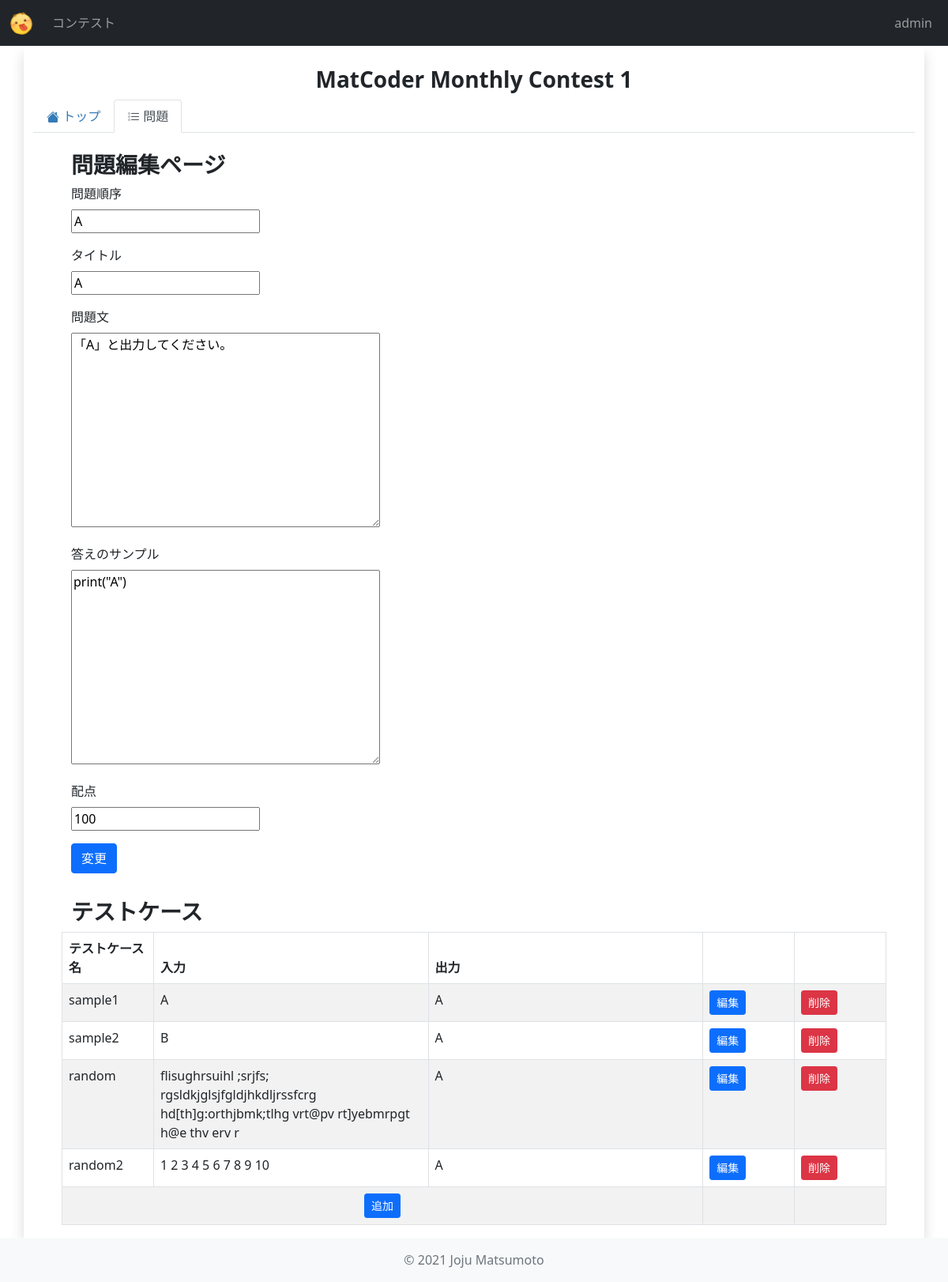
Page /contests/mmc_1/problems/3/edit/ (signed in) on the earlier database version.
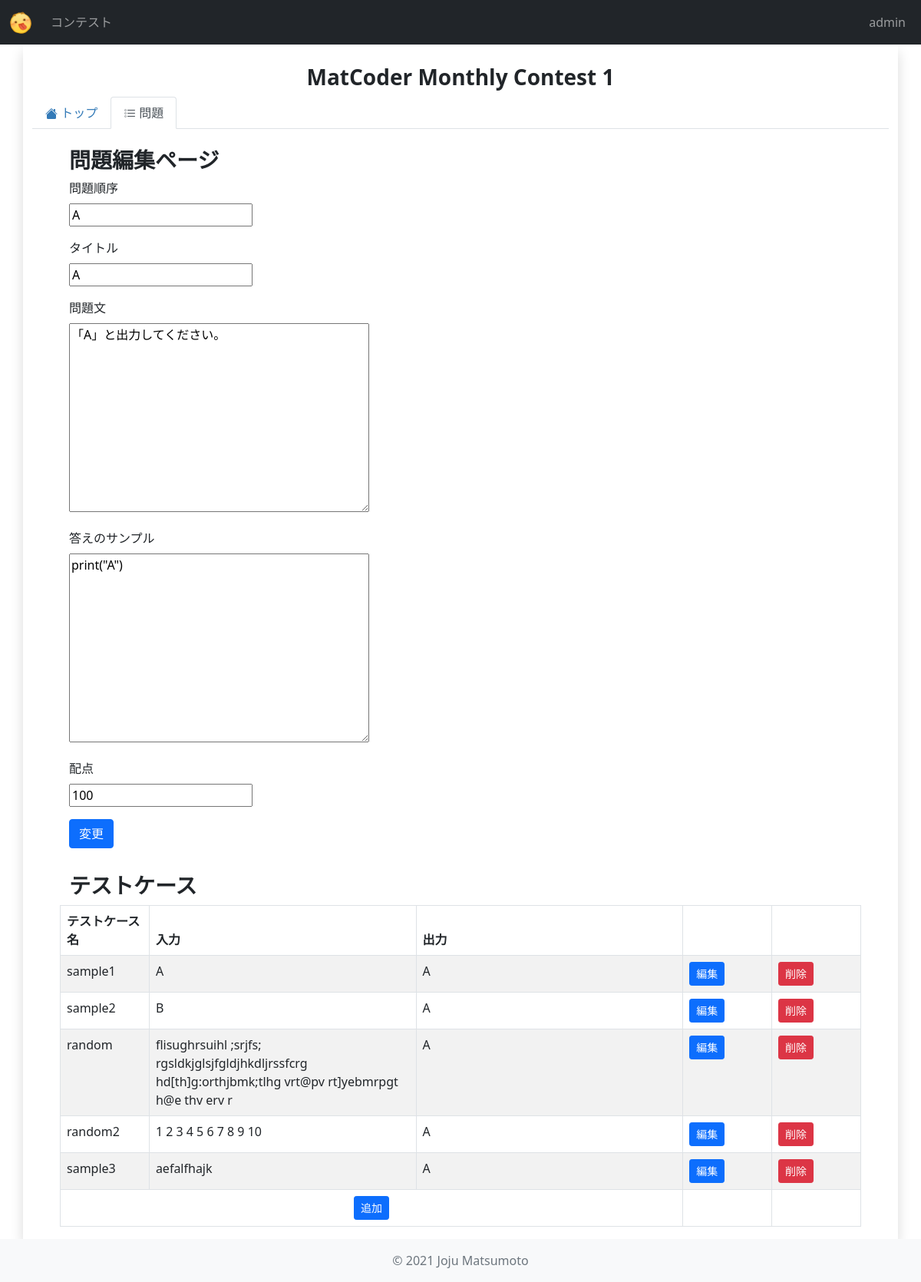
Same page on the later database version.
### contests/models.py (models this page shows, shortened)
class Problem(models.Model):
    order = models.CharField(
        verbose_name="問題番号(アルファベット)",
        max_length=5,
        default="A",
    )
    title = models.CharField(
        verbose_name="タイトル",
        max_length=100,
    )
    question = models.TextField(
        verbose_name="問題",
        max_length=2000,
    )
    answer = models.TextField(
        verbose_name="正解",
        max_length=2000,
    )
    contest = models.ForeignKey(
        Contest,
        verbose_name="コンテスト",
        on_delete=models.CASCADE,
    )
    point = models.IntegerField(
        verbose_name="スコア",
        default=0,
    )

class TestCase(models.Model):
    problem = models.ForeignKey(
        Problem,
        verbose_name="問題",
        on_delete=models.CASCADE,
    )
    title = models.CharField(
        verbose_name="タイトル",
        max_length=20,
    )
    note = models.TextField(
        verbose_name="備考",
        max_length=200,
    )
    test_input = models.TextField(
        verbose_name="入力",
        max_length=2000,
    )
    test_output = models.TextField(
        verbose_name="出力",
        max_length=2000,
    )
    is_sample = models.BooleanField(
        verbose_name="サンプル",
        default=False,
    )

### contests/views.py (the view, shortened to what this page needs)
class ProblemDetailEditView(View):
    def get(self, request, short_name, problem_id, *args, **kwargs):
        contest = get_object_or_404(models.Contest, short_name=short_name)
        problem = get_object_or_404(models.Problem, pk=problem_id)
        form = forms.ProblemEditForm(instance=problem)
        test_cases = models.TestCase.objects.filter(problem=problem)
        context = {
            "contest": contest,
            "problem": problem,
            "form": form,
            "test_cases": test_cases,
        }
        return render(request, "contests/problem_detail_edit.html", context)

### contests/forms.py
class ProblemEditForm(forms.ModelForm):
    class Meta:
        model = models.Problem
        fields = ("order", "title", "question", "answer", "point")
        labels = {
            "order": "問題順序",
            "title": "タイトル",
            "question": "問題文",
            "answer": "答えのサンプル",
            "point": "配点",
        }

### contests/models.py (called while the page is built)
    def author(self):
        try:
            author = Author.objects.get(contest=self)
        except:
            author = Author.objects.create(contest=self)
            author.save()
        return author

### contests/templates/contests/problem_detail_edit.html (shortened to what this page needs)
{% extends 'contests/contest_edit_base.html' %}
{% block contest_tab_problems %}active{% endblock contest_tab_problems %}
{% block contest_content %}
<div class="row ps-5 pe-5">
    <div class="col-sm-12">
        <h3>問題編集ページ</h3>
    </div>
</div>
<form action="" method="post">
    {% for field in form %}
        <div class="row ps-5 pe-5">
            <div class="col-sm-12 form-label">
                {{field.label}}
            </div>
            <div class="col-sm-12 mb-3">
                {{field}}
            </div>
        </div>
    {% endfor %}
    <div class="col-sm-12 mb-3 ms-5">
        <button class="btn btn-primary">変更</button>
    </div>
</form>
<div class="row ps-5 pe-5 pt-3">
    <div class="col-sm-12">
        <h3>テストケース</h3>
    </div>
    <table class="table table-bordered table-striped">
        <thead>
            <tr>
                <th width="10%">テストケース名</th>
                <th width="30%">入力</th>
                <th width="30%">出力</th>
                <th width="10%"></th>
                <th width="10%"></th>
            </tr>
        </thead>
        <tbody>
            {% for test_case in test_cases %}
                <tr>
                    <td>{{test_case.title}}</td>
                    <td>{{test_case.test_input}}</td>
                    <td>{{test_case.test_output}}</td>
                    <td>
                        <a href="{% url 'contests:test_case_edit' contest.short_name problem.pk test_case.pk %}" class="btn btn-primary btn-sm">編集</a>
                    </td>
                    <td>
                        <form method="post" action="{% url 'contests:test_case_delete' contest.short_name problem.pk test_case.pk %}">
                            <button class="btn btn-danger btn-sm">削除</button>
                        </form>
                    </td>
                </tr>
            {% endfor %}
            <tr>
                <td class="text-center" colspan="3"><a href="{% url 'contests:test_case_add' contest.short_name problem.pk %}" class="btn btn-primary btn-sm">追加</a></td>
                <td></td>
                <td></td>
            </tr>
        </tbody>
    </table>
</div>
{% endblock contest_content %}

Differences in the rows shown:
added TestCase: title "sample3", test_input "aefalfhajk", test_output "A"
